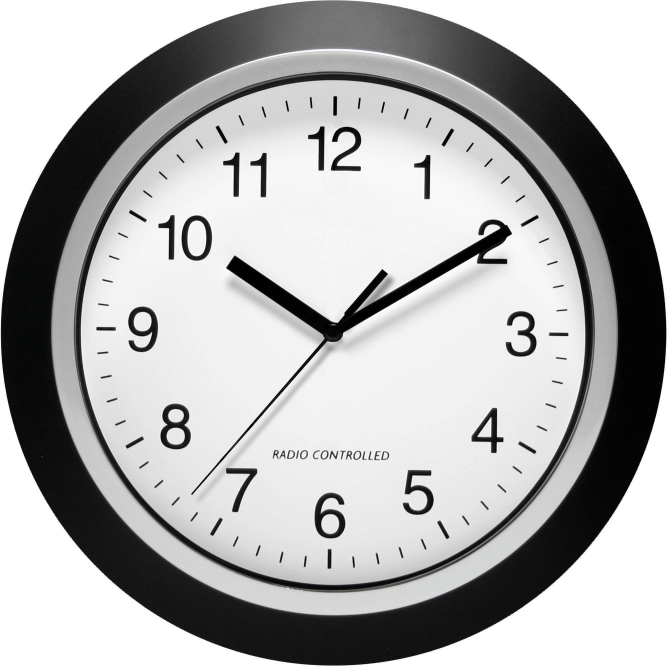
#> input picture images/clock_1.jpeg, 2000 x 2000 px (shown at 1/3 size); its folder holds only this picture in this run
$ jupyter execute process.ipynb
#> lines starting #> are read from the running program, lines starting #| are printed output that depends on the picture; after the words box and inside, x2 and y2 are one past the last pixel; in counts of white or black regions, pixels touching at a corner belong together
[cell 1]
import cv2
import numpy as np
import math
import os
import matplotlib.pyplot as plt


def show_image(image, title="Image"):
    plt.figure(figsize=(7, 7))
    plt.imshow(cv2.cvtColor(image, cv2.COLOR_BGR2RGB))
    plt.axis("off")
    plt.title(title)
    plt.show()


def resize_image(image, max_size=1000):
    height, width = image.shape[:2]
    scale = max_size / max(height, width)
    new_size = (int(width * scale), int(height * scale))
    return cv2.resize(image, new_size, interpolation=cv2.INTER_AREA)


def find_circle(image):
    gray = cv2.cvtColor(image, cv2.COLOR_BGR2GRAY)
    gray = cv2.medianBlur(gray, 5)

    x_center, y_center, radius = None, None, None

    circles = cv2.HoughCircles(
        gray,
        cv2.HOUGH_GRADIENT,
        1,
        120,
        param1=100,
        param2=100,
        minRadius=40,
        maxRadius=0,
    )

    if circles is not None:
        x_center, y_center, radius = np.uint16(np.around(circles[0, 0]))

    else:
        edges = cv2.Canny(gray, 50, 150)
        contours, _ = cv2.findContours(edges, cv2.RETR_TREE, cv2.CHAIN_APPROX_SIMPLE)
        for contour in sorted(contours, key=cv2.contourArea, reverse=True):
            perimeter = cv2.arcLength(contour, True)
            approx = cv2.approxPolyDP(contour, 0.02 * perimeter, True)
            if len(approx) == 4:
                x, y, w, h = cv2.boundingRect(approx)
                x_center = x + w // 2
                y_center = y + h // 2
                radius = max(w, h) // 2
                break

    return x_center, y_center, radius


def detect_and_group_lines(blurred, center_x, center_y, radius):
    edges = cv2.Canny(blurred, 50, 150)
    lines = cv2.HoughLinesP(
        edges, 1, np.pi / 180, threshold=100, minLineLength=100, maxLineGap=20
    )

    if lines is None:
        return []

    groups = []
    for line in lines:
        x1, y1, x2, y2 = line[0]
        lengths = [
            np.linalg.norm([x1 - center_x, y1 - center_y]),
            np.linalg.norm([x2 - center_x, y2 - center_y]),
        ]
        if max(lengths) < radius and min(lengths) < 0.4 * radius:
            angle = math.degrees(math.atan2(y2 - y1, x2 - x1))
            for group in groups:
                mean_angle = group["mean_angle"]
                if any(abs(angle - mean_angle - d) < 12 for d in (0, 180, -180)):
                    group["lines"].append(line)
                    break
            else:
                groups.append({"lines": [line], "mean_angle": angle})
    return groups


def parallel_line_distance(line1, line2):
    x1, y1, x2, y2 = line1[0]
    u = np.array([x2 - x1, y2 - y1])
    v = np.array([line2[0][2] - line2[0][0], line2[0][3] - line2[0][1]])
    w = np.array([line2[0][0] - x1, line2[0][1] - y1])
    return np.abs(np.cross(u, w)) / np.linalg.norm(u)


def detect_hands(groups, center_x, center_y):
    hands = []
    for group in groups:
        max_length, max_thickness, max_line = 0, 0, None
        for line in group["lines"]:
            x1, y1, x2, y2 = line[0]
            lengths = [
                np.linalg.norm([x1 - center_x, y1 - center_y]),
                np.linalg.norm([x2 - center_x, y2 - center_y]),
            ]
            length = max(lengths)
            if length > max_length:
                max_length = length
                max_line = (
                    [x1, y1, center_x, center_y]
                    if length == lengths[0]
                    else [x2, y2, center_x, center_y]
                )
            for other_line in group["lines"]:
                thickness = parallel_line_distance(line, other_line)
                if thickness > max_thickness:
                    max_thickness = thickness
        if max_thickness > 0:
            hands.append((max_line, max_thickness, max_length))
    hands.sort(key=lambda x: x[2], reverse=True)
    return hands[:3]


def classify_hands(hands):
    if len(hands) < 3:
        return None, None, None
    hands.sort(key=lambda x: x[1])
    second_hand = hands[0]
    remaining_hands = sorted(hands[1:], key=lambda x: x[2])
    return remaining_hands[0], remaining_hands[1], second_hand


def calculate_hand_angle(hand):
    x1, y1, x2, y2 = hand[0]
    dx = x2 - x1
    dy = y1 - y2

    vector_length = math.sqrt(dx**2 + dy**2)
    dot_product = dy * -1
    cos_theta = max(-1.0, min(1.0, dot_product / vector_length))
    angle = math.degrees(math.acos(cos_theta))

    if dx >= 0:
        angle = 360 - angle

    return angle


def convert_angles_to_time(hour_angle, minutes_angle, second_angle):
    if minutes_angle < 90:
        hour_angle += 3

    hours = "00"
    minutes = "00"
    seconds = "00"

    if 0 <= hour_angle < 30 or (0 <= hour_angle < 35 and minutes_angle > 350):
        hours = "12"
    elif 30 <= hour_angle < 60 or (30 <= hour_angle < 65 and minutes_angle > 350):
        hours = "01"
    elif 60 <= hour_angle < 90 or (60 <= hour_angle < 95 and minutes_angle > 350):
        hours = "02"
    elif 90 <= hour_angle < 120 or (90 <= hour_angle < 125 and minutes_angle > 350):
        hours = "03"
    elif 120 <= hour_angle < 150 or (120 <= hour_angle < 155 and minutes_angle > 350):
        hours = "04"
    elif 150 <= hour_angle < 180 or (150 <= hour_angle < 185 and minutes_angle > 350):
        hours = "05"
    elif 180 <= hour_angle < 210 or (180 <= hour_angle < 215 and minutes_angle > 350):
        hours = "06"
    elif 210 <= hour_angle < 240 or (210 <= hour_angle < 245 and minutes_angle > 350):
        hours = "07"
    elif 240 <= hour_angle < 270 or (240 <= hour_angle < 275 and minutes_angle > 350):
        hours = "08"
    elif 270 <= hour_angle < 300 or (270 <= hour_angle < 305 and minutes_angle > 350):
        hours = "09"
    elif 300 <= hour_angle < 330 or (300 <= hour_angle < 335 and minutes_angle > 350):
        hours = "10"
    elif 330 <= hour_angle < 360 or (
        (330 <= hour_angle < 360 or 0 <= hour_angle < 5) and minutes_angle > 350
    ):
        hours = "11"
    else:
        "Error"

    minutes = round(minutes_angle / 360 * 60, 2)
    minutes_int = int(minutes)
    minutes_str = str(minutes_int)
    if minutes_int < 10:
        minutes_str = "0" + minutes_str

    if minutes_int == 60:
        if (int(hours) + 1) < 10:
            hours = "0" + str(int(hours) + 1)
        else:
            hours = str(int(hours) + 1)
        minutes_str = "00"
    time = hours + ":" + minutes_str

    seconds = int(second_angle / 6)
    seconds_str = str(seconds)
    if seconds < 10:
        seconds_str = "0" + str(seconds)
    time = time + ":" + seconds_str

    return time


def draw_time(image, time):
    cv2.putText(image, time, (10, 50), cv2.FONT_HERSHEY_SIMPLEX, 1.5, (0, 0, 0), 3)


def draw_hand_contour(image, hand, color, label):
    x1, y1, x2, y2 = hand[0]
    thickness = 10
    angle = math.atan2(y2 - y1, x2 - x1)
    dx = thickness * math.sin(angle)
    dy = thickness * math.cos(angle)
    contour = np.array(
        [
            [x1 - dx, y1 + dy],
            [x1 + dx, y1 - dy],
            [x2 + dx, y2 - dy],
            [x2 - dx, y2 + dy],
        ],
        np.int32,
    ).reshape((-1, 1, 2))
    cv2.polylines(image, [contour], isClosed=True, color=color, thickness=2)
    cv2.putText(image, label, (x1, y1), cv2.FONT_HERSHEY_SIMPLEX, 0.8, color, 2)


def process_image(image_path, index):
    image = cv2.imread(image_path)
    if image is None:
        print("Không thể đọc ảnh.")
        return
    image = resize_image(image)
    blurred_image = cv2.GaussianBlur(cv2.cvtColor(image, cv2.COLOR_BGR2GRAY), (5, 5), 0)

    center_x, center_y, radius = find_circle(image)
    if center_x is None:
        print("Không thể phát hiện đồng hồ.")
        return
    gray = cv2.cvtColor(blurred_image, cv2.COLOR_GRAY2BGR)
    groups = detect_and_group_lines(blurred_image, center_x, center_y, radius)

    hour_hand, minute_hand, second_hand = classify_hands(
        detect_hands(groups, center_x, center_y)
    )

    if hour_hand is None or minute_hand is None or second_hand is None:
        print("Không thể phát hiện đủ các kim đồng hồ.")
        return

    for hand, color, label in zip(
        [hour_hand, minute_hand, second_hand],
        [(0, 0, 255), (0, 255, 0), (255, 0, 0)],
        ["Hour", "Minute", "Second"],
    ):
        draw_hand_contour(image, hand, color, label)

    time = convert_angles_to_time(
        calculate_hand_angle(hour_hand),
        calculate_hand_angle(minute_hand),
        calculate_hand_angle(second_hand),
    )
    draw_time(image, time)

    return image
    # show_image(image, f"Image {index + 1} - {time}")


def main():
    dir_path = "images"
    for index, file_name in enumerate(os.listdir(dir_path)):
        image_path = os.path.join(dir_path, file_name)

        processed_image = process_image(image_path, index)
#> in process_image, image is the input picture: shape (2000, 2000, 3); mean B, G, R 177.5, 177.5, 177.4
#> in resize_image, `return cv2.resize(image, new_size, interpolation=cv2.INTER_AREA)`:
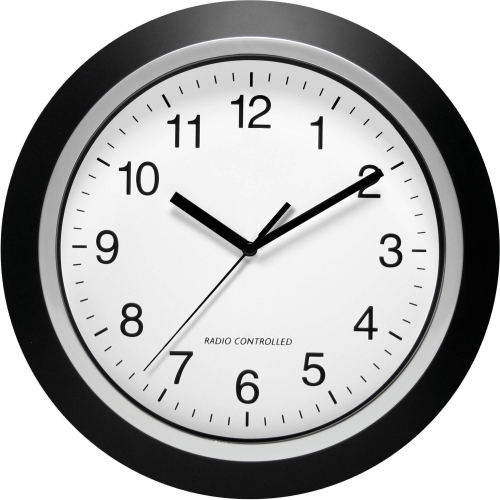
#> returned value: shape (1000, 1000, 3) (shown at 1/2 size); mean of channels 0, 1, 2 177.6, 177.6, 177.5; drawn as B, G, R
#> in find_circle, `circles = cv2.HoughCircles( gray, cv2.HOUGH_GRADIENT, 1, 120, param1=1..`: circles = [[499.5, 499.5, 499.3]]
#> in find_circle, `x_center, y_center, radius = np.uint16(np.around(circles[0, 0]))`: x_center = 500; radius = 499
#> in process_image, `center_x, center_y, radius = find_circle(image)`: center_x = 500; radius = 499
#> in detect_and_group_lines, `edges = cv2.Canny(blurred, 50, 150)`:
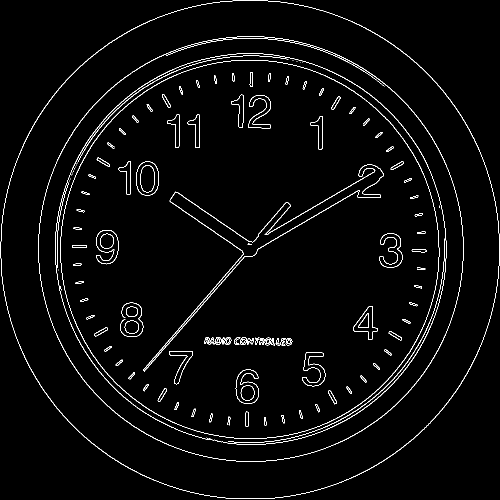
#> edges: shape (1000, 1000) (shown at 1/2 size); 2.5% white in thin lines or dots
#> in detect_and_group_lines, `lines = cv2.HoughLinesP( edges, 1, np.pi / 180, threshold=100, minLine..`: lines = [[286, 739, 486, 509], [289, 742, 489, 512], [533, 468, 760, 337], [339, 401, 498, 512], [515, 498, 718, 380], [351, 383, 519, 496], [288, 742, 464, 540], [480, 498, 759, 337], [486, 506, 572, 404]]
#> the loop in detect_and_group_lines, `for line in lines:` made 9 passes
#> (x1, y1, x2, y2, lengths, angle) on passes 1 to 9: (286, 739, 486, 509, [320.8, 16.64], -48.99), (289, 742, 489, 512, [321.1, 16.28], -48.99), (533, 468, 760, 337, [45.97, 306.9], -29.99), (339, 401, 498, 512, [189, 12.17], 34.92), (515, 498, 718, 380, [15.13, 248.8], -30.17), (351, 383, 519, 496, [189.4, 19.42], 33.93), (288, 742, 464, 540, [321.7, 53.81], -48.93), (480, 498, 759, 337, [20.1, 306], -29.99), (486, 506, 572, 404, [15.23, 120], -49.86)
#> after the loop in detect_and_group_lines, `for line in lines:`: groups = 3 items
#> the loop in detect_hands, `for group in groups:` made 3 passes
#> after the loop in detect_hands, `for group in groups:`: hands = [([288, 742, 500, 500], 6.2, 321.7), ([760, 337, 500, 500], 17.59, 306.9), ([351, 383, 500, 500], 21.63, 189.4)]
#> in classify_hands, `second_hand = hands[0]`: second_hand = ([288, 742, 500, 500], 6.2, 321.7)
#> in classify_hands, `remaining_hands = sorted(hands[1:], key=lambda x: x[2])`: remaining_hands = [([351, 383, 500, 500], 21.63, 189.4), ([760, 337, 500, 500], 17.59, 306.9)]
#> in process_image, `hour_hand, minute_hand, second_hand = classify_hands( detect_hands(gro..`: hour_hand = ([351, 383, 500, 500], 21.63, 189.4); minute_hand = ([760, 337, 500, 500], 17.59, 306.9); second_hand = ([288, 742, 500, 500], 6.2, 321.7)
#> the loop in process_image, `for hand, color, label in zip( [hour_hand, minute_hand, second_hand], ..` made 3 passes
#> (hand, color, label, x1 in draw_hand_contour, y1 in draw_hand_contour, angle in draw_hand_contour, dx in draw_hand_contour, dy in draw_hand_contour) on passes 1 to 3: (([351, 383, 500, 500], 21.63, 189.4), (0, 0, 255), 'Hour', 351, 383, 0.666, 6.18, 7.87), (([760, 337, 500, 500], 17.59, 306.9), (0, 255, 0), 'Minute', 760, 337, 2.58, 5.31, -8.47), (([288, 742, 500, 500], 6.2, 321.7), (255, 0, 0), 'Second', 288, 742, -0.851, -7.52, 6.59)
#> after the loop in process_image, `for hand, color, label in zip(`:
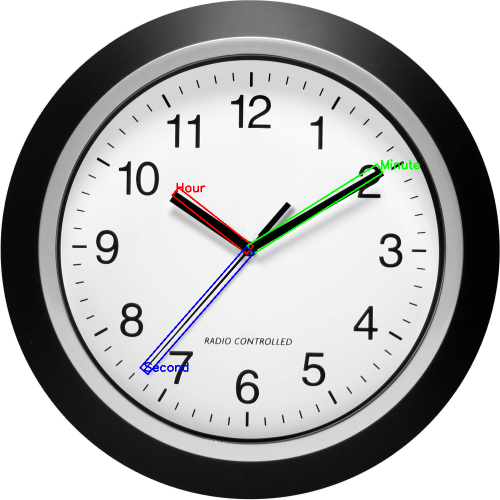
#> image: shape (1000, 1000, 3) (shown at 1/2 size); 0.72% of pixels changed, all inside (x1, y1, x2, y2) = (279, 318, 840, 750)
#> in calculate_hand_angle, `x1, y1, x2, y2 = hand[0]`: x1 = 351; y1 = 383; x2 = 500
#> in calculate_hand_angle, `dx = x2 - x1`: dx = 149
#> in calculate_hand_angle, `dy = y1 - y2`: dy = -117
#> in calculate_hand_angle, `vector_length = math.sqrt(dx**2 + dy**2)`: vector_length = 189.4
#> in calculate_hand_angle, `dot_product = dy * -1`: dot_product = 117
#> in calculate_hand_angle, `cos_theta = max(-1.0, min(1.0, dot_product / vector_length))`: cos_theta = 0.618
#> in calculate_hand_angle, `angle = math.degrees(math.acos(cos_theta))`: angle = 51.86
#> in calculate_hand_angle, `angle = 360 - angle`: angle = 308.1
#> in convert_angles_to_time, `hour_angle += 3`: hour_angle = 311.1
#> in process_image, `time = convert_angles_to_time( calculate_hand_angle(hour_hand), calcul..`: time = '10:09:36'
#> in draw_time, `cv2.putText(image, time, (10, 50), cv2.FONT_HERSHEY_SIMPLEX, 1.5, (0, ..`:
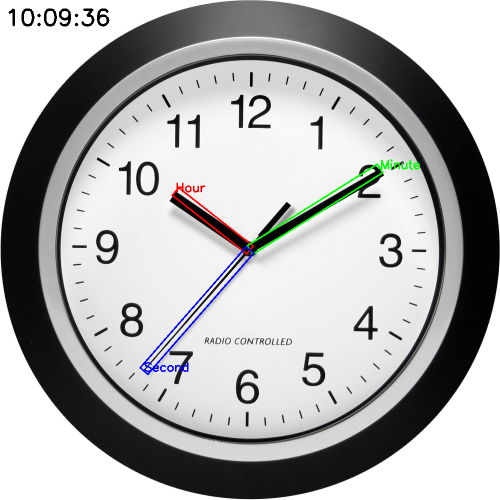
#> image: shape (1000, 1000, 3) (shown at 1/2 size); 0.25% of pixels changed, all inside (x1, y1, x2, y2) = (17, 17, 219, 53)
        original_image = cv2.imread(image_path)
        processed_image = cv2.resize(
            processed_image, (original_image.shape[1], original_image.shape[0])
        )

        mui_ten = cv2.imread("mui_ten.png")
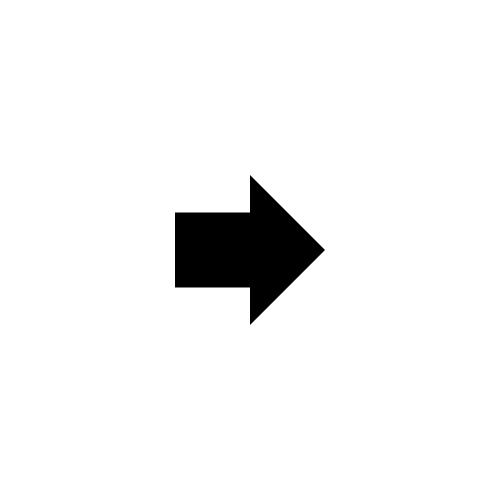
#> input picture mui_ten.png, 1000 x 1000 px (shown at 1/2 size)
#> mui_ten is the input picture: shape (1000, 1000, 3); min 0, max 255, mean 243.5
        mui_ten = cv2.resize(
            mui_ten, (original_image.shape[1], original_image.shape[0])
        )
#> mui_ten: shape (2000, 2000, 3)

        combined_image = np.hstack([original_image, mui_ten, processed_image])
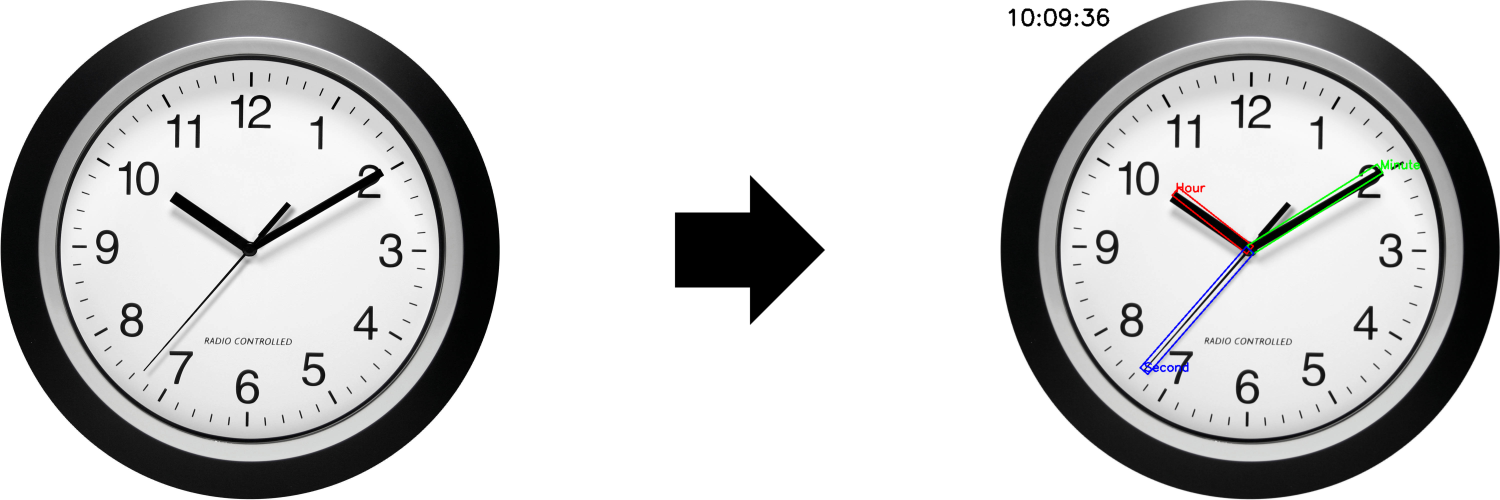
#> combined_image: shape (2000, 6000, 3) (shown at 1/4 size); mean B, G, R 199.2, 199.2, 199
        plt.figure(figsize=(15, 5))
        plt.imshow(cv2.cvtColor(combined_image, cv2.COLOR_BGR2RGB))
        plt.axis("off")
        plt.show()


if __name__ == "__main__":
    main()
